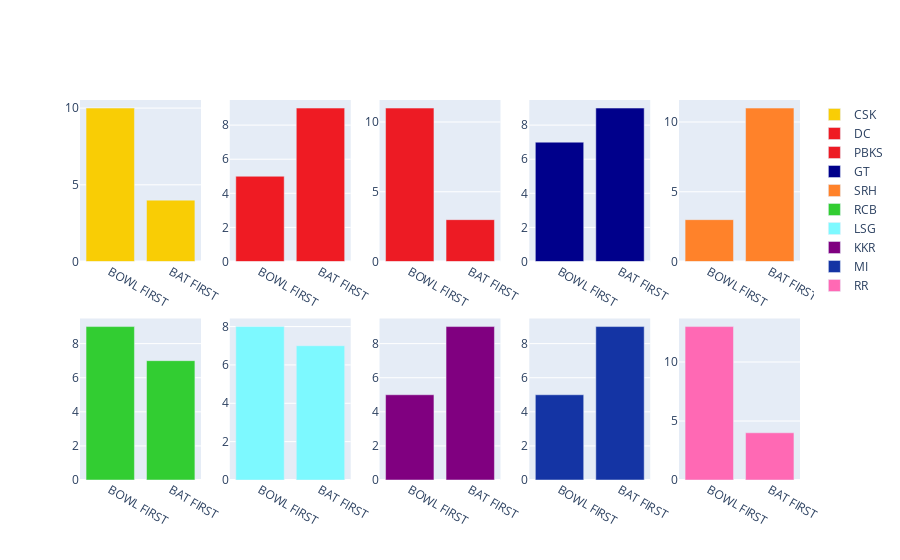

The cell this chart's notebook holds for it:
### Code cell
fig.show()

### Figure 1 — Plotly figure (JSON) as saved in the notebook; plotly's stock layout.template omitted (floating-point values rounded to 4 significant figures)
{"data": [{"marker": {"color": "#F9CD05"}, "name": "CSK", "x": ["BOWL FIRST", "BAT FIRST"], "y": [10, 4], "type": "bar", "xaxis": "x", "yaxis": "y"}, {"marker": {"color": "#EF1B23"}, "name": "DC", "x": ["BOWL FIRST", "BAT FIRST"], "y": [5, 9], "type": "bar", "xaxis": "x2", "yaxis": "y2"}, {"marker": {"color": "#ED1B24"}, "name": "PBKS", "x": ["BOWL FIRST", "BAT FIRST"], "y": [11, 3], "type": "bar", "xaxis": "x3", "yaxis": "y3"}, {"marker": {"color": "#00008B"}, "name": "GT", "x": ["BOWL FIRST", "BAT FIRST"], "y": [7, 9], "type": "bar", "xaxis": "x4", "yaxis": "y4"}, {"marker": {"color": "#FF822A"}, "name": "SRH", "x": ["BOWL FIRST", "BAT FIRST"], "y": [3, 11], "type": "bar", "xaxis": "x5", "yaxis": "y5"}, {"marker": {"color": "#32CD32"}, "name": "RCB", "x": ["BOWL FIRST", "BAT FIRST"], "y": [9, 7], "type": "bar", "xaxis": "x6", "yaxis": "y6"}, {"marker": {"color": "#7DF9FF"}, "name": "LSG", "x": ["BOWL FIRST", "BAT FIRST"], "y": [8, 7], "type": "bar", "xaxis": "x7", "yaxis": "y7"}, {"marker": {"color": "#800080"}, "name": "KKR", "x": ["BOWL FIRST", "BAT FIRST"], "y": [5, 9], "type": "bar", "xaxis": "x8", "yaxis": "y8"}, {"marker": {"color": "#1434A4"}, "name": "MI", "x": ["BOWL FIRST", "BAT FIRST"], "y": [5, 9], "type": "bar", "xaxis": "x9", "yaxis": "y9"}, {"marker": {"color": "#FF69B4"}, "name": "RR", "x": ["BOWL FIRST", "BAT FIRST"], "y": [13, 4], "type": "bar", "xaxis": "x10", "yaxis": "y10"}], "layout": {"xaxis": {"anchor": "y", "domain": [0, 0.168], "type": "category", "range": [-0.5, 1.5], "autorange": true}, "yaxis": {"anchor": "x", "domain": [0.575, 1], "type": "linear", "range": [0, 10.53], "autorange": true}, "xaxis2": {"anchor": "y2", "domain": [0.208, 0.376], "type": "category", "range": [-0.5, 1.5], "autorange": true}, "yaxis2": {"anchor": "x2", "domain": [0.575, 1], "type": "linear", "range": [0, 9.474], "autorange": true}, "xaxis3": {"anchor": "y3", "domain": [0.416, 0.584], "type": "category", "range": [-0.5, 1.5], "autorange": true}, "yaxis3": {"anchor": "x3", "domain": [0.575, 1], "type": "linear", "range": [0, 11.58], "autorange": true}, "xaxis4": {"anchor": "y4", "domain": [0.624, 0.792], "type": "category", "range": [-0.5, 1.5], "autorange": true}, "yaxis4": {"anchor": "x4", "domain": [0.575, 1], "type": "linear", "range": [0, 9.474], "autorange": true}, "xaxis5": {"anchor": "y5", "domain": [0.832, 1], "type": "category", "range": [-0.5, 1.5], "autorange": true}, "yaxis5": {"anchor": "x5", "domain": [0.575, 1], "type": "linear", "range": [0, 11.58], "autorange": true}, "xaxis6": {"anchor": "y6", "domain": [0, 0.168], "type": "category", "range": [-0.5, 1.5], "autorange": true}, "yaxis6": {"anchor": "x6", "domain": [0, 0.425], "type": "linear", "range": [0, 9.474], "autorange": true}, "xaxis7": {"anchor": "y7", "domain": [0.208, 0.376], "type": "category", "range": [-0.5, 1.5], "autorange": true}, "yaxis7": {"anchor": "x7", "domain": [0, 0.425], "type": "linear", "range": [0, 8.421], "autorange": true}, "xaxis8": {"anchor": "y8", "domain": [0.416, 0.584], "type": "category", "range": [-0.5, 1.5], "autorange": true}, "yaxis8": {"anchor": "x8", "domain": [0, 0.425], "type": "linear", "range": [0, 9.474], "autorange": true}, "xaxis9": {"anchor": "y9", "domain": [0.624, 0.792], "type": "category", "range": [-0.5, 1.5], "autorange": true}, "yaxis9": {"anchor": "x9", "domain": [0, 0.425], "type": "linear", "range": [0, 9.474], "autorange": true}, "xaxis10": {"anchor": "y10", "domain": [0.832, 1], "type": "category", "range": [-0.5, 1.5], "autorange": true}, "yaxis10": {"anchor": "x10", "domain": [0, 0.425], "type": "linear", "range": [0, 13.68], "autorange": true}, "autosize": true}}
